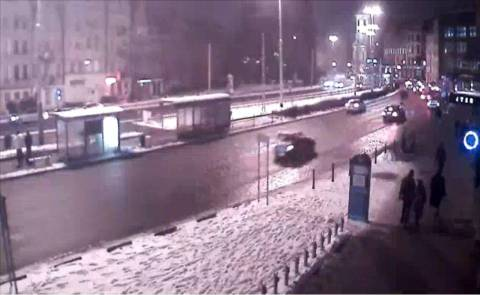
#> input picture data/tramStation/input/in000001.jpg, 480 x 295 px
$ python run.py --source cdnet
#> lines starting #> are read from the running program, lines starting #| are printed output that depends on the picture
### experiments/loaders.py
"""데이터 로더 — CDnet / 영상 파일 / 수동 GT 통합

CDnet 형식:
  input/in000001.jpg~in003000.jpg  (원본 프레임)
  groundtruth/gt000001.png~gt003000.png  (GT 마스크)
  temporalROI.txt  (평가 구간: "start end")
  ROI.bmp  (공간 ROI 마스크)

GT 마스크 픽셀값:
  0   = Static (배경)
  50  = Hard shadow (평가 제외 또는 별도)
  85  = Outside ROI (평가 제외)
  170 = Unknown (평가 제외)
  255 = Motion (전경/움직임)
"""

import cv2
import json
import os
import numpy as np
from glob import glob
from typing import List, Tuple, Optional, Dict


# ═══ CDnet 로더 ═══

def load_cdnet(
    dataset_dir: str,
    max_frames: int = 0,
) -> Dict:
    """
    CDnet 데이터셋 로드.

    Args:
        dataset_dir: tramStation/ 폴더 경로
        max_frames: 최대 프레임 (0=전체)

    Returns:
        {
            "frames": [ndarray],        # 입력 프레임 (BGR)
            "gt_masks": [ndarray],      # GT 마스크 (grayscale)
            "gt_binary": [bool],        # 프레임별 움직임 여부
            "roi_mask": ndarray | None, # 공간 ROI
            "temporal_roi": (int, int), # 평가 구간 (start, end)
            "total_frames": int,
            "eval_start": int,
            "eval_end": int,
        }
    """
#> called with dataset_dir = 'data/tramStation', max_frames = 0
    input_dir = os.path.join(dataset_dir, "input")
    gt_dir = os.path.join(dataset_dir, "groundtruth")

    # 프레임 파일 목록 (번호순 정렬)
    input_files = sorted(glob(os.path.join(input_dir, "in*.jpg")) +
                         glob(os.path.join(input_dir, "in*.png")))
    gt_files = sorted(glob(os.path.join(gt_dir, "gt*.png")))

    print(f"[CDnet] 입력: {len(input_files)}프레임, GT: {len(gt_files)}프레임")

    # temporalROI.txt 읽기 (평가 구간)
    temporal_path = os.path.join(dataset_dir, "temporalROI.txt")
    eval_start, eval_end = 1, len(input_files)
    if os.path.exists(temporal_path):
        with open(temporal_path, encoding="utf-8", errors="ignore") as f:
            parts = f.read().strip().split()
            if len(parts) >= 2:
                eval_start, eval_end = int(parts[0]), int(parts[1])
        print(f"[CDnet] 평가 구간: 프레임 {eval_start}~{eval_end}")

    # 공간 ROI 마스크
    roi_mask = None
    for roi_name in ["ROI.bmp", "ROI.jpg", "ROI.png"]:
        roi_path = os.path.join(dataset_dir, roi_name)
        if os.path.exists(roi_path):
            roi_mask = cv2.imread(roi_path, cv2.IMREAD_GRAYSCALE)
            print(f"[CDnet] ROI 마스크 로드: {roi_name} ({roi_mask.shape})")
            break

    # 프레임 + GT 로드 (평가 구간만)
    start_idx = max(0, eval_start - 1)
    end_idx = min(len(input_files), eval_end)

    if max_frames > 0:
        end_idx = min(end_idx, start_idx + max_frames)

    frames = []
    gt_masks = []
    gt_binary = []

    for i in range(start_idx, end_idx):
        # 입력 프레임
        if i >= len(input_files):
            break
        frame = cv2.imread(input_files[i])
#> frame is the input picture: shape (295, 480, 3); mean B, G, R 133.7, 113.1, 133.3
        if frame is None:
            continue

        # GT 마스크
        gt_mask = None
        if i < len(gt_files):
            gt_mask = cv2.imread(gt_files[i], cv2.IMREAD_GRAYSCALE)

        frames.append(frame)

        if gt_mask is not None:
            gt_masks.append(gt_mask)
            # 픽셀값 255 = Motion → 프레임에 움직임 있음
            has_motion = np.any(gt_mask == 255)
            gt_binary.append(bool(has_motion))
        else:
            gt_masks.append(None)
            gt_binary.append(False)

        if len(frames) % 500 == 0:
            print(f"  ... {len(frames)}프레임 로드됨")

    positive = sum(gt_binary)
    print(f"[CDnet] 로드 완료: {len(frames)}프레임")
    print(f"  양성(움직임): {positive} ({positive/max(len(gt_binary),1)*100:.1f}%)")
    print(f"  음성(정지):   {len(gt_binary)-positive}")

    return {
        "frames": frames,
        "gt_masks": gt_masks,
        "gt_binary": gt_binary,
        "roi_mask": roi_mask,
        "temporal_roi": (eval_start, eval_end),
        "total_frames": len(frames),
        "eval_start": eval_start,
        "eval_end": eval_end,
    }


# [85 lines left out: functions evaluate_cdnet_pixel, load_video, _load_gt_json, not called in this run]

### app/processing/brightness.py
"""밝기 보정 모듈 — CLAHE + 적응형 밝기 조절

수업 연결: 토픽 #8 Contrast Enhancement, #10 Histogram EQ
사용 이유: 야간 영상 평균 밝기 30~50. CLAHE로 지역적 대비를 높여야 객체 윤곽이 보임.
"""

import cv2
import numpy as np


def adjust_brightness(
    frame: np.ndarray,
    target_brightness: int = 120,
    clahe_clip: float = 2.0,
    clahe_tile: int = 8,
) -> tuple:
    """
    영상의 현재 밝기를 기준으로 자동 밝기 보정 수행.

    Returns:
        (adjusted_frame, info_dict)
        info_dict: { brightness_before, brightness_after, correction_type }
    """
    gray = cv2.cvtColor(frame, cv2.COLOR_BGR2GRAY)
    current = float(np.mean(gray))

    diff = target_brightness - current

    info = {
        "brightness_before": round(current, 1),
        "brightness_after": 0.0,
        "correction_type": "normal",
    }

    # 밝기 차이가 작으면 보정하지 않음
    if abs(diff) < 15:
        info["brightness_after"] = round(current, 1)
        info["correction_type"] = "normal"
        return frame.copy(), info

    # 밝기 조절 (선형 변환)
    beta = diff * 0.6
    adjusted = cv2.convertScaleAbs(frame, alpha=1.0, beta=beta)

    # 어두운 영상 → CLAHE로 대비 보정
    if current < 80:
        lab = cv2.cvtColor(adjusted, cv2.COLOR_BGR2LAB)
        l_ch, a_ch, b_ch = cv2.split(lab)

        clahe = cv2.createCLAHE(
            clipLimit=clahe_clip,
            tileGridSize=(clahe_tile, clahe_tile),
        )
        enhanced_l = clahe.apply(l_ch)

        enhanced_lab = cv2.merge((enhanced_l, a_ch, b_ch))
        adjusted = cv2.cvtColor(enhanced_lab, cv2.COLOR_LAB2BGR)
        info["correction_type"] = "dark_corrected"

    elif current > 170:
        info["correction_type"] = "bright_corrected"
    else:
        info["correction_type"] = "soft_corrected"

    after_gray = cv2.cvtColor(adjusted, cv2.COLOR_BGR2GRAY)
    info["brightness_after"] = round(float(np.mean(after_gray)), 1)

    return adjusted, info

### app/processing/denoising.py
"""노이즈 제거 모듈 — fastNlMeans + GaussianBlur + MedianFilter

수업 연결: 토픽 #16 Moving Average, #20 Gaussian Filter
사용 이유:
  - fastNlMeans: CLAHE 보정 후 밝기 증폭으로 noise도 증폭. 구조 보존하며 제거.
  - GaussianBlur: 고주파 노이즈 smoothing. Ideal LPF 대비 ringing 없음.
  - MedianFilter: 소금-후추 노이즈에 Gaussian보다 효과적. 에지 보존력 우수.
"""

import cv2
import numpy as np


def denoise(
    frame: np.ndarray,
    denoise_h: int = 7,
    use_gaussian: bool = True,
    gaussian_kernel: int = 5,
    use_median: bool = True,
    median_kernel: int = 5,
) -> np.ndarray:
    """
    3단계 노이즈 제거 파이프라인.
    각 필터를 on/off 가능.

    1) fastNlMeansDenoisingColored — 구조 보존 노이즈 제거
    2) GaussianBlur — 고주파 smoothing
    3) MedianFilter — salt-and-pepper / hot pixel 제거
    """
    result = frame.copy()

    # 1. Non-local means denoising
    if denoise_h > 0:
        result = cv2.fastNlMeansDenoisingColored(
            result, None,
            h=denoise_h,
            hColor=denoise_h,
            templateWindowSize=7,
            searchWindowSize=21,
        )

    # 2. Gaussian blur
    if use_gaussian and gaussian_kernel > 0:
        k = gaussian_kernel if gaussian_kernel % 2 == 1 else gaussian_kernel + 1
        result = cv2.GaussianBlur(result, (k, k), 0)

    # 3. Median filter
    if use_median and median_kernel > 0:
        k = median_kernel if median_kernel % 2 == 1 else median_kernel + 1
        result = cv2.medianBlur(result, k)

    return result

### app/processing/motion.py
"""움직임 감지 모듈 — Frame Difference + Morphology + Contour

수업 연결: 토픽 #13 Image Difference, 기출 12번 모폴로지
사용 이유:
  - absdiff: 연속 프레임 차이로 움직임 검출. 가장 기본적이고 연산 가벼움.
  - MORPH_OPEN: 작은 노이즈 덩어리 제거 (침식→팽창).
  - Dilate: 움직임 영역 확장 → contour 검출 안정화.
  - Contour Area: 일정 크기 이상만 유효 움직임으로 판단.
"""

import cv2
import numpy as np
from typing import List, Dict, Optional
from .threshold import apply_threshold, dynamic_threshold


def detect_motion(
    prev_gray: np.ndarray,
    curr_gray: np.ndarray,
    threshold_value: int = 25,
    use_adaptive: bool = False,
    use_dynamic: bool = False,
    dynamic_base: int = 25,
    dynamic_factor: float = 0.1,
    brightness: float = 120.0,
    min_area: int = 200,
    morph_kernel_size: int = 5,
    dilate_iterations: int = 2,
) -> Dict:
    """
    두 프레임 간 움직임 감지.

    Returns:
        {
            "detected": bool,
            "boxes": [{"x","y","w","h","area"}],
            "total_motion_pixels": int,
            "diff_gray": ndarray (시각화용),
            "binary_mask": ndarray (후속 처리용),
        }
    """
    # Frame Difference
    diff = cv2.absdiff(prev_gray, curr_gray)

    # 동적 임계값 적용
    if use_dynamic:
        threshold_value = dynamic_threshold(dynamic_base, brightness, dynamic_factor)

    # 이진화
    binary = apply_threshold(diff, threshold_value, use_adaptive)

    # Morphology
    kernel = np.ones((morph_kernel_size, morph_kernel_size), np.uint8)

    # MORPH_OPEN: 작은 노이즈 제거
    binary = cv2.morphologyEx(binary, cv2.MORPH_OPEN, kernel)

    # Dilate: 움직임 영역 확장
    binary = cv2.dilate(binary, kernel, iterations=dilate_iterations)

    # Contour 검출 + Area 필터링
    contours, _ = cv2.findContours(binary, cv2.RETR_EXTERNAL, cv2.CHAIN_APPROX_SIMPLE)

    boxes = []
    for contour in contours:
        area = cv2.contourArea(contour)
        if area < min_area:
            continue
        x, y, w, h = cv2.boundingRect(contour)
        boxes.append({"x": int(x), "y": int(y), "w": int(w), "h": int(h), "area": int(area)})

    motion_pixels = int(np.count_nonzero(binary))

    return {
        "detected": len(boxes) > 0,
        "boxes": boxes,
        "total_motion_pixels": motion_pixels,
        "diff_gray": diff,
        "binary_mask": binary,
        "threshold_used": threshold_value,
    }


class TemporalSmoother:
    """
    시간축 안정화: 연속 N프레임에서 같은 위치에 움직임이 있어야 진짜로 판단.
    순간적 조명 변화(번개, 헤드라이트)에 의한 단발성 오탐 제거.
    """

    def __init__(self, required_frames: int = 3):
        self.required = required_frames
        self.history: List[bool] = []

    # [11 lines left out: function update, not called in this run]

    def reset(self):
        self.history.clear()

### app/processing/threshold.py
"""임계값 처리 모듈 — 고정 임계값 + Adaptive Threshold

수업 연결: 기출 12번 임계값 처리
사용 이유: 야간 영상은 영역마다 밝기가 다름.
          Adaptive는 주변 픽셀 평균을 기준으로 영역별 임계값 자동 결정.
"""

import cv2
import numpy as np


def apply_threshold(
    diff: np.ndarray,
    value: int = 25,
    use_adaptive: bool = False,
    adaptive_block: int = 11,
    adaptive_c: int = 2,
) -> np.ndarray:
    """
    Frame Difference 결과를 이진화.

    Args:
        diff: absdiff 결과 (grayscale)
        value: 고정 임계값 (0~255)
        use_adaptive: True면 Adaptive Threshold 사용
        adaptive_block: Adaptive의 블록 크기 (홀수)
        adaptive_c: Adaptive의 상수 C

    Returns:
        binary: 이진화된 마스크 (0 또는 255)
    """
    if use_adaptive:
        block = adaptive_block if adaptive_block % 2 == 1 else adaptive_block + 1
        block = max(3, block)
        binary = cv2.adaptiveThreshold(
            diff, 255,
            cv2.ADAPTIVE_THRESH_GAUSSIAN_C,
            cv2.THRESH_BINARY,
            block, -adaptive_c,
        )
    else:
        _, binary = cv2.threshold(diff, value, 255, cv2.THRESH_BINARY)

    return binary


# [15 lines left out: function dynamic_threshold, not called in this run]

### app/processing/shadow.py
"""Shadow Removal 모듈 — HSV 기반 그림자 영역 제거

수업 외 보조 기법이지만, 오탐 감소에 필수적.
사용 이유: 그림자는 밝기(V)만 변하고 색상(H,S)은 거의 불변.
          이 특성으로 그림자 vs 실제 움직임을 구분.
"""

import cv2
import numpy as np


def remove_shadows(
    binary_mask: np.ndarray,
    prev_bgr: np.ndarray,
    curr_bgr: np.ndarray,
    h_thresh: int = 15,
    s_thresh: int = 30,
) -> np.ndarray:
    """
    그림자 영역을 움직임 마스크에서 제거.

    원리: 두 프레임의 HSV를 비교하여
          H(색상), S(채도) 변화가 작고 V(밝기)만 변한 영역 = 그림자로 판단.

    Args:
        binary_mask: 움직임 이진 마스크 (0/255)
        prev_bgr: 이전 컬러 프레임
        curr_bgr: 현재 컬러 프레임
        h_thresh: H 채널 차이 임계값
        s_thresh: S 채널 차이 임계값

    Returns:
        cleaned_mask: 그림자 제거된 움직임 마스크
    """
    prev_hsv = cv2.cvtColor(prev_bgr, cv2.COLOR_BGR2HSV)
    curr_hsv = cv2.cvtColor(curr_bgr, cv2.COLOR_BGR2HSV)

    h_diff = cv2.absdiff(prev_hsv[:, :, 0], curr_hsv[:, :, 0])
    s_diff = cv2.absdiff(prev_hsv[:, :, 1], curr_hsv[:, :, 1])

    # H, S 변화가 작은 영역 = 그림자 (밝기만 변한 것)
    shadow_mask = (h_diff < h_thresh) & (s_diff < s_thresh)

    # 그림자 영역을 움직임 마스크에서 제거
    cleaned = binary_mask.copy()
    cleaned[shadow_mask] = 0

    return cleaned

### app/evaluation/quality.py
"""영상 품질 진단 지표 — Mean, Std, Entropy, Histogram

매 프레임마다 실시간 계산. 보정 파이프라인이 잘 동작하는지 확인용.
"""

import cv2
import numpy as np


def calc_quality_metrics(gray: np.ndarray) -> dict:
    """
    그레이스케일 영상의 품질 지표 계산.

    Returns:
        {
            "mean": 평균 밝기 (0~255),
            "std": 밝기 표준편차 (대비 정도),
            "entropy": 엔트로피 (정보량, bit),
            "histogram": 256개 빈도 리스트,
            "diagnosis": "under_exposed" | "over_exposed" | "low_contrast" | "good"
        }
    """
    mean_val = float(np.mean(gray))
    std_val = float(np.std(gray))

    hist = cv2.calcHist([gray], [0], None, [256], [0, 256]).flatten()
    hist_list = hist.tolist()

    total = gray.size
    probs = hist / total
    probs = probs[probs > 0]
    entropy = float(-np.sum(probs * np.log2(probs)))

    left_ratio = float(np.sum(hist[:85])) / total
    right_ratio = float(np.sum(hist[170:])) / total

    if left_ratio > 0.6:
        diagnosis = "under_exposed"
    elif right_ratio > 0.6:
        diagnosis = "over_exposed"
    elif std_val < 30:
        diagnosis = "low_contrast"
    else:
        diagnosis = "good"

    return {
        "mean": round(mean_val, 1),
        "std": round(std_val, 1),
        "entropy": round(entropy, 2),
        "histogram": hist_list,
        "diagnosis": diagnosis,
    }

### app/evaluation/detection.py
"""감지 성능 + 노이즈 + ROC 평가 지표

감지 성능: Precision, Recall, F1-Score
노이즈: SNR, PSNR
ROC: 임계값별 TPR/FPR
"""

import numpy as np
from typing import List, Dict


# ── 감지 성능 ──

def calc_detection_metrics(
    detections: List[bool],
    ground_truth: List[bool],
) -> Dict:
    """
    프레임 단위 감지 결과 vs 정답 비교.

    Args:
        detections: 프레임별 감지 여부 [True, False, True, ...]
        ground_truth: 프레임별 실제 움직임 여부

    Returns:
        { tp, fp, fn, tn, precision, recall, f1 }
    """
    tp = fp = fn = tn = 0

    for det, gt in zip(detections, ground_truth):
        if det and gt:
            tp += 1
        elif det and not gt:
            fp += 1
        elif not det and gt:
            fn += 1
        else:
            tn += 1

    precision = tp / (tp + fp) if (tp + fp) > 0 else 0.0
    recall = tp / (tp + fn) if (tp + fn) > 0 else 0.0
    f1 = (2 * precision * recall / (precision + recall)) if (precision + recall) > 0 else 0.0

    return {
        "tp": tp, "fp": fp, "fn": fn, "tn": tn,
        "precision": round(precision, 4),
        "recall": round(recall, 4),
        "f1": round(f1, 4),
    }


# ── 노이즈 지표 ──

# [86 lines left out: functions calc_snr, calc_psnr, generate_roc_data, calc_auc, not called in this run]

### experiments/run.py
"""cseetv 통합 실험 실행기

CDnet 데이터셋 (tramStation 등) + 직접 촬영 영상 지원.
app/processing/ 모듈을 import → 웹 서버와 동일한 파이프라인.

═══ CDnet (tramStation) ═══

  # 빠른 테스트 (200프레임)
  python -m experiments.run --source cdnet --data data/tramStation --max-frames 200

  # 전체 (3,000프레임)
  python -m experiments.run --source cdnet --data data/tramStation

  # 특정 실험만
  python -m experiments.run --source cdnet --data data/tramStation --mode ablation

═══ 직접 촬영 영상 ═══

  python -m experiments.run --source video --video data/D4.mp4 --gt data/D4_gt.json
"""

import cv2
import numpy as np
import os, sys, csv, time, argparse
from typing import List, Dict, Tuple, Optional

PROJECT_ROOT = os.path.dirname(os.path.dirname(os.path.abspath(__file__)))
sys.path.insert(0, PROJECT_ROOT)

from app.processing.brightness import adjust_brightness
from app.processing.denoising import denoise
from app.processing.motion import detect_motion
from app.processing.shadow import remove_shadows
from app.evaluation.quality import calc_quality_metrics
from app.evaluation.detection import calc_detection_metrics
from experiments.loaders import load_cdnet, load_video, evaluate_cdnet_pixel


# ═══ 파이프라인 (app/processing 사용) ═══

def run_pipeline(
    frames, gt_masks=None,
    use_clahe=True, use_denoise=True,
    use_gaussian=True, use_median=True,
    use_morph=True, use_shadow=True,
    threshold=25, min_area=200,
) -> Dict:
    """
    파이프라인 실행 → 프레임 단위 + 픽셀 단위 평가 결과 반환.

    gt_masks: CDnet GT 마스크 리스트 (있으면 픽셀 단위 평가)
    """
    detections = []  # 프레임별 bool
    prev_gray, prev_bgr = None, None
    mu_list, sigma_list = [], []
    pixel_tp, pixel_fp, pixel_fn, pixel_tn = 0, 0, 0, 0
    t0 = time.time()

    for i, frame in enumerate(frames):
        # 리사이즈 하지 않음 — CDnet 원본 크기(480x295) 유지
        # 단, GT 마스크와 크기가 일치해야 함

        # ① brightness.py
        if use_clahe:
            frame, _ = adjust_brightness(frame, target_brightness=120, clahe_clip=2.0, clahe_tile=8)

        # ② denoising.py
        if use_denoise:
            frame = denoise(frame, denoise_h=7,
                          use_gaussian=use_gaussian, gaussian_kernel=5,
                          use_median=use_median, median_kernel=5)

        gray = cv2.cvtColor(frame, cv2.COLOR_BGR2GRAY)
        q = calc_quality_metrics(gray)
        mu_list.append(q["mean"])
        sigma_list.append(q["std"])

        # ③④ motion.py
        detected = False
        binary_mask = np.zeros_like(gray)

        if prev_gray is not None and prev_gray.shape == gray.shape:
            result = detect_motion(
                prev_gray, gray,
                threshold_value=threshold, min_area=min_area,
                morph_kernel_size=5 if use_morph else 1,
                dilate_iterations=2 if use_morph else 0,
            )
            detected = result["detected"]
            binary_mask = result["binary_mask"]

            # ⑤ shadow.py
            if use_shadow and prev_bgr is not None:
                binary_mask = remove_shadows(binary_mask, prev_bgr, frame)
                contours, _ = cv2.findContours(
                    binary_mask, cv2.RETR_EXTERNAL, cv2.CHAIN_APPROX_SIMPLE
                )
                detected = any(cv2.contourArea(c) >= min_area for c in contours)

        detections.append(detected)

        # 픽셀 단위 평가 (CDnet GT 마스크가 있을 때)
        if gt_masks and i < len(gt_masks) and gt_masks[i] is not None:
            gt_m = gt_masks[i]
            # 크기 맞추기
            if binary_mask.shape != gt_m.shape:
                binary_mask = cv2.resize(binary_mask, (gt_m.shape[1], gt_m.shape[0]))
            px = evaluate_cdnet_pixel(binary_mask, gt_m)
            pixel_tp += px["tp"]
            pixel_fp += px["fp"]
            pixel_fn += px["fn"]
            pixel_tn += px["tn"]

        prev_gray = gray.copy()
        prev_bgr = frame.copy()

        if (i + 1) % 300 == 0:
            print(f"    {i+1}/{len(frames)} ({(i+1)/len(frames)*100:.0f}%)")

    elapsed = time.time() - t0

    # 픽셀 단위 지표
    px_prec = pixel_tp / max(pixel_tp + pixel_fp, 1)
    px_rec = pixel_tp / max(pixel_tp + pixel_fn, 1)
    px_f1 = 2 * px_prec * px_rec / max(px_prec + px_rec, 1e-10)

    return {
        "detections": detections,
        "mu": round(np.mean(mu_list), 1) if mu_list else 0,
        "sigma": round(np.mean(sigma_list), 1) if sigma_list else 0,
        "time_ms": round(elapsed / max(len(frames), 1) * 1000, 1),
        # 픽셀 단위
        "px_precision": round(px_prec, 4),
        "px_recall": round(px_rec, 4),
        "px_f1": round(px_f1, 4),
        "px_tp": pixel_tp, "px_fp": pixel_fp,
        "px_fn": pixel_fn, "px_tn": pixel_tn,
    }


# ═══ 실험 1: Ablation Study ═══

def exp_ablation(frames, gt_masks, gt_binary, T=25):
#> called with T = 25
    print("\n" + "=" * 60)
    print("실험 1: Ablation Study (표 4)")
    print("=" * 60)

    configs = [
        ("Baseline (Frame Diff만)",
         dict(use_clahe=False, use_denoise=False, use_gaussian=False,
              use_median=False, use_morph=False, use_shadow=False)),
        ("+ CLAHE",
         dict(use_clahe=True, use_denoise=False, use_gaussian=False,
              use_median=False, use_morph=False, use_shadow=False)),
        ("+ Gaussian + Median",
         dict(use_clahe=True, use_denoise=True, use_gaussian=True,
              use_median=True, use_morph=False, use_shadow=False)),
        ("+ Morphology",
         dict(use_clahe=True, use_denoise=True, use_gaussian=True,
              use_median=True, use_morph=True, use_shadow=False)),
        ("+ Shadow Removal (최종)",
         dict(use_clahe=True, use_denoise=True, use_gaussian=True,
              use_median=True, use_morph=True, use_shadow=True)),
    ]

    rows = []
    prev_f1 = 0

    for i, (name, cfg) in enumerate(configs):
        print(f"\n  [{i}] {name}...")
        r = run_pipeline(frames, gt_masks, threshold=T, **cfg)

        # 프레임 단위 평가
        fm = calc_detection_metrics(r["detections"], gt_binary)

        df1 = round(r["px_f1"] - prev_f1, 4)
        rows.append({
            "step": i, "name": name,
            "mu": r["mu"], "sigma": r["sigma"],
            # 프레임 단위
            "frame_prec": fm["precision"], "frame_rec": fm["recall"], "frame_f1": fm["f1"],
            # 픽셀 단위 (더 정확)
            "px_prec": r["px_precision"], "px_rec": r["px_recall"], "px_f1": r["px_f1"],
            "delta_f1": f"{df1:+.4f}",
            "px_fp": r["px_fp"], "px_fn": r["px_fn"],
            "time_ms": r["time_ms"],
        })
        prev_f1 = r["px_f1"]

        print(f"      [픽셀] P={r['px_precision']:.3f} R={r['px_recall']:.3f} F1={r['px_f1']:.3f} (ΔF1={df1:+.3f})")
        print(f"      [프레임] P={fm['precision']:.3f} R={fm['recall']:.3f} F1={fm['f1']:.3f}")
#> this loop made 5 passes
#> pass 2, in adjust_brightness, `gray = cv2.cvtColor(frame, cv2.COLOR_BGR2GRAY)`:
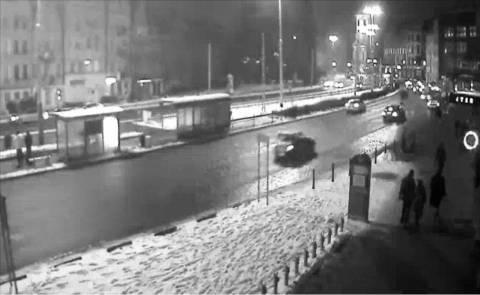
#> gray: shape (295, 480); min 2, max 255, mean 121.5
#> pass 2, in adjust_brightness (call 2), `gray = cv2.cvtColor(frame, cv2.COLOR_BGR2GRAY)`:
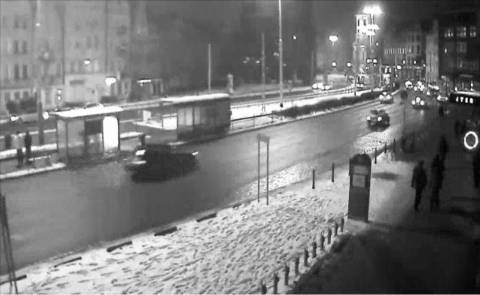
#> gray: shape (295, 480); min 1, max 255, mean 121.3

    return rows


# ═══ 실험 2: 필터 비교 ═══

def exp_filters(frames, gt_masks, gt_binary, T=25):
#> called with T = 25
    print("\n" + "=" * 60)
    print("실험 2: 필터 조합 비교 (표 5)")
    print("=" * 60)

    configs = [
        ("필터 없음", dict(use_denoise=False, use_gaussian=False, use_median=False)),
        ("Gaussian만", dict(use_denoise=True, use_gaussian=True, use_median=False)),
        ("Gaussian+Median", dict(use_denoise=True, use_gaussian=True, use_median=True)),
        ("전부(G+fNl+M)", dict(use_denoise=True, use_gaussian=True, use_median=True)),
    ]

    rows = []
    for name, cfg in configs:
        print(f"\n  {name}...")
        r = run_pipeline(frames, gt_masks, use_clahe=True, use_morph=True,
                         use_shadow=False, threshold=T, **cfg)
        rows.append({
            "name": name,
            "px_prec": r["px_precision"], "px_rec": r["px_recall"], "px_f1": r["px_f1"],
            "sigma": r["sigma"], "time_ms": r["time_ms"],
        })
        print(f"      P={r['px_precision']:.3f} R={r['px_recall']:.3f} "
              f"F1={r['px_f1']:.3f} time={r['time_ms']:.1f}ms")
#> (the rest of the program and of its run is left out)
